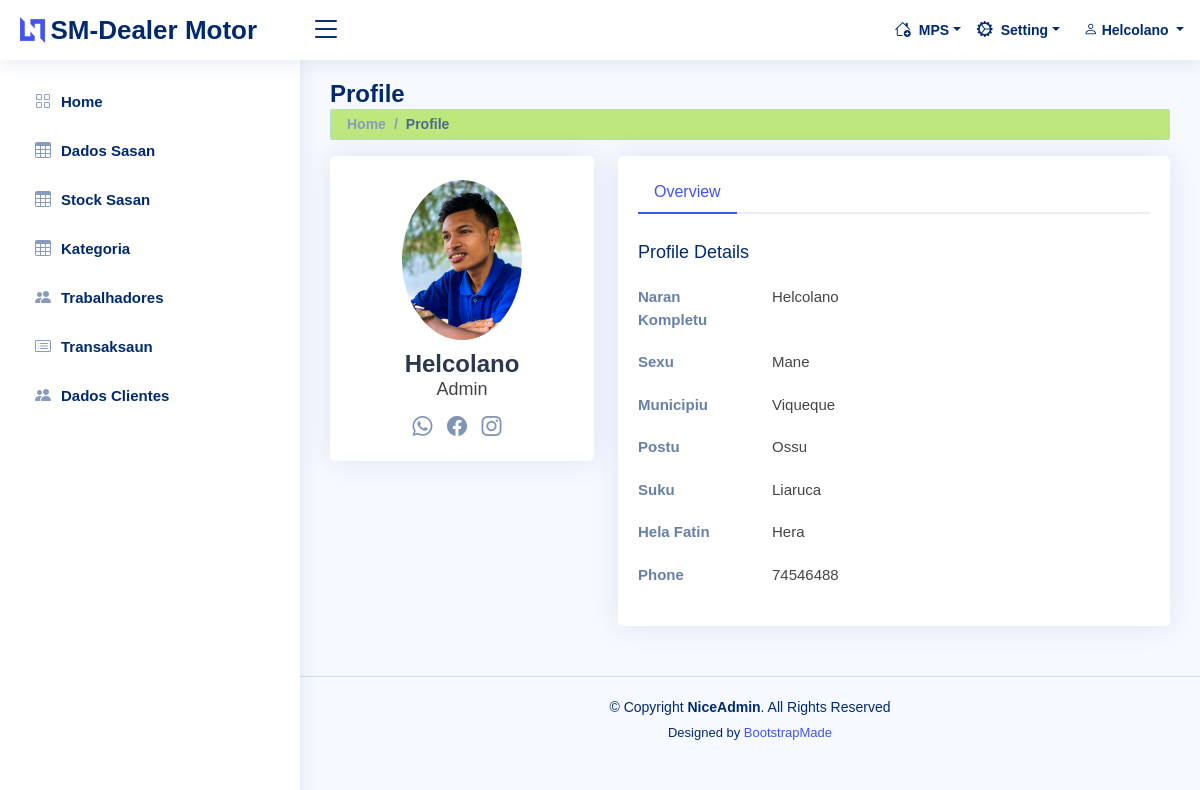
Page /profile-1.html (signed in) on the committed database.
### tables this page shows
CREATE TABLE `t_trabalho` (
  `id_tbdor` int(11) NOT NULL,
  `naran_tbdr` varchar(70) NOT NULL,
  `sexu` enum('Mane','Feto') NOT NULL,
  `id_suku` int(11) NOT NULL,
  `hela_fatin` varchar(60) NOT NULL,
  `no_tlf` varchar(15) NOT NULL,
  `foto` varchar(70) DEFAULT NULL
);

CREATE TABLE `t_user` (
  `id_user` int(11) NOT NULL,
  `id_tbdr` int(11) NOT NULL,
  `username` varchar(15) NOT NULL,
  `passwords` char(50) NOT NULL,
  `level` enum('Admin','Kasir','Staff') NOT NULL,
  `pass` varchar(15) NOT NULL,
  `id_session` varchar(100) DEFAULT NULL,
  `last_log` datetime DEFAULT NULL
);

CREATE TABLE `t_muni` (
  `id_mun` int(11) NOT NULL,
  `naran_mun` varchar(15) NOT NULL
);

CREATE TABLE `t_postu` (
  `id_postu` int(11) NOT NULL,
  `naran_postu` varchar(30) NOT NULL,
  `id_mun` int(11) NOT NULL
);

CREATE TABLE `t_suku` (
  `id_suku` int(11) NOT NULL,
  `naran_suku` varchar(30) NOT NULL,
  `id_postu` int(11) NOT NULL
);

### class/class.php (called while the page is built, shortened)
<?php
class database
{
    protected $servername = 'localhost';
    protected $hostname = 'root';
    protected $password = '';
    protected $dbname = 'db_deliermotor';
    protected $conn;
    public function __construct()
    {
        if (!isset($this->conn)) {
            $this->conn = new mysqli($this->servername, $this->hostname, $this->password, $this->dbname) ;
        }
        return $this->conn;
    }
}
class user extends database
{
    public function dtalho_user($field, $id)
    {
        $sql = "SELECT t.id_tbdor,t.foto, t.naran_tbdr, t.no_tlf, t.sexu,m.naran_mun,p.naran_postu, s.naran_suku, t.hela_fatin, u.id_user, u.username, u.passwords, u.level FROM t_trabalho t, t_user u, t_suku s, t_postu p,
         t_muni m WHERE t.id_tbdor=u.id_tbdr AND s.id_suku=t.id_suku AND p.id_postu = s.id_postu AND p.id_mun = m.id_mun AND t.id_tbdor='$id'";
        $query = $this->conn->query($sql);
        $result=$query->fetch_assoc();
        if ($field  == "id_tbdor") {
            return $result['id_tbdor'];
        } elseif ($field == "naran_tbdr") {
            return $result['naran_tbdr'];
        } elseif ($field == "sexu") {
            return $result['sexu'];
        } elseif ($field == "foto") {
            return $result['foto'];
        } elseif ($field == "level") {
            return $result['level'];
        } elseif ($field == "naran_suku") {
            return $result['naran_suku'];
        } elseif ($field == "naran_mun") {
            return $result['naran_mun'];
        } elseif ($field == "naran_postu") {
            return $result['naran_postu'];
        } elseif ($field == "hela_fatin") {
            return $result['hela_fatin'];
        } elseif ($field == "no_tlf") {
            return $result['no_tlf'];
        } elseif ($field == "id_user") {
            return $result['id_user'];
        }
    }
}

### modul/mod_user/user.php (the view, shortened to what this page needs)
<?php
$act = $_GET['act'];
switch ($act) {
    case 'profile':?>
<div class="pagetitle">
    <h1>Profile</h1>
    <nav>
        <ol class="breadcrumb alert alert-success py-1">
            <li class="breadcrumb-item"><a href="home.html">Home</a></li>
            <li class="breadcrumb-item "><a href="" class=" <?php if($act == $act) {
                echo "active";
            }?>">Profile</a></li>
        </ol>
    </nav>
</div>
<section class="section profile">
    <div class="row">
        <div class="col-xl-4">
            <div class="card">
                <div class="card-body profile-card pt-4 d-flex flex-column align-items-center">
                    <img src="foto_trabalhador/<?=$foto;?>" alt="Profile" class="rounded-circle">
                    <h2><?= $name; ?></h2>
                    <h3><?= $level; ?></h3>
                    <div class="social-links mt-2">
                        <a href="#" class="twitter"><i class="bi bi-whatsapp"></i></a>
                        <a href="#" class="facebook"><i class="bi bi-facebook"></i></a>
                        <a href="#" class="instagram"><i class="bi bi-instagram"></i></a>
                    </div>
                </div>
            </div>
        </div>
        <div class="col-xl-8">
            <div class="card">
                <div class="card-body pt-3">
                    <ul class="nav nav-tabs nav-tabs-bordered">
                        <li class="nav-item">
                            <button class="nav-link active" data-bs-toggle="tab"
                                data-bs-target="#profile-overview">Overview</button>
                        </li>
                    </ul>
                    <div class="tab-content pt-2">
                        <div class="tab-pane fade show active profile-overview" id="profile-overview">
                            <h5 class="card-title">Profile Details</h5>
                            <div class="row">
                                <div class="col-lg-3 col-md-4 label ">Naran Kompletu</div>
                                <div class="col-lg-9 col-md-8"><?=$name; ?></div>
                            </div>
                            <div class="row">
                                <div class="col-lg-3 col-md-4 label">Sexu</div>
                                <div class="col-lg-9 col-md-8"><?= $sexu; ?></div>
                            </div>
                            <div class="row">
                                <div class="col-lg-3 col-md-4 label">Municipiu</div>
                                <div class="col-lg-9 col-md-8"><?= $mun; ?></div>
                            </div>
                            <div class="row">
                                <div class="col-lg-3 col-md-4 label">Postu</div>
                                <div class="col-lg-9 col-md-8"><?=$postu; ?></div>
                            </div>
                            <div class="row">
                                <div class="col-lg-3 col-md-4 label">Suku</div>
                                <div class="col-lg-9 col-md-8"><?= $suku; ?></div>
                            </div>
                            <div class="row">
                                <div class="col-lg-3 col-md-4 label">Hela Fatin</div>
                                <div class="col-lg-9 col-md-8"><?= $hela; ?></div>
                            </div>
                            <div class="row">
                                <div class="col-lg-3 col-md-4 label">Phone</div>
                                <div class="col-lg-9 col-md-8"><?= $no_tlf; ?></div>
                            </div>
                        </div>
                    </div>
                </div>
            </div>
        </div>
    </div>
</section>
<?php break;
            ?>
<?php } ?>

### include/header.php (shortened to what this page needs)
<?php
$name = $user->dtalho_user('naran_tbdr', $id);
$foto = $user->dtalho_user('foto', $id);
$level = $user->dtalho_user('level', $id);
$sexu = $user->dtalho_user('sexu', $id);
$mun = $user->dtalho_user('naran_mun', $id);
$postu = $user->dtalho_user('naran_postu', $id);
$suku = $user->dtalho_user('naran_suku', $id);
$hela = $user->dtalho_user('hela_fatin', $id);
$no_tlf = $user->dtalho_user('no_tlf', $id);
?>
<header id="header" class="header fixed-top d-flex align-items-center">
    <div class="d-flex align-items-center justify-content-between">
        <a href="home.html" class="logo d-flex align-items-center">
            <img src="assets/img/logo.png" alt="">
            <span class="d-none d-lg-block">SM-Dealer Motor</span>
        </a>
        <i class="bi bi-list toggle-sidebar-btn"></i>
    </div>
    <nav class="header-nav ms-auto">
        <ul class="d-flex align-items-center">
            <?php if ($_SESSION['level'] == 'Admin') {?>
            <li class="nav-item dropdown pe-3">
                <a class="nav-link nav-profile d-flex align-items-center pe-0" href="#" data-bs-toggle="dropdown">
                    <i class="bi bi-house-add"></i><span class="d-none d-md-block dropdown-toggle ps-2 ps-1">MPS</span>
                </a>
            </li>
            <li class="nav-item dropdown pe-3">
                <a class="nav-link nav-profile d-flex align-items-center pe-0" href="#" data-bs-toggle="dropdown">
                    <i class="bi bi-gear-wide-connected"></i><span
                        class="d-none d-md-block dropdown-toggle ps-2">Setting</span>
                </a>
            </li>
            <?php } ?>
            <li class="nav-item dropdown pe-3">
                <a class="nav-link nav-profile d-flex align-items-center pe-0" href="#" data-bs-toggle="dropdown">
                    <span class="d-none d-md-block dropdown-toggle ps-2"><i class="bi bi-person"></i>
                        <?= $name; ?>
                    </span>
                </a>
            </li>
        </ul>
    </nav>
</header>

### rows in the picture
t_trabalho: naran_tbdr "Helcolano", foto (picture), t_user.level "Admin", sexu "Mane", t_muni.naran_mun "Viqueque", t_postu.naran_postu "Ossu", id_suku.naran_suku "Liaruca", hela_fatin "Hera", no_tlf "74546488"
